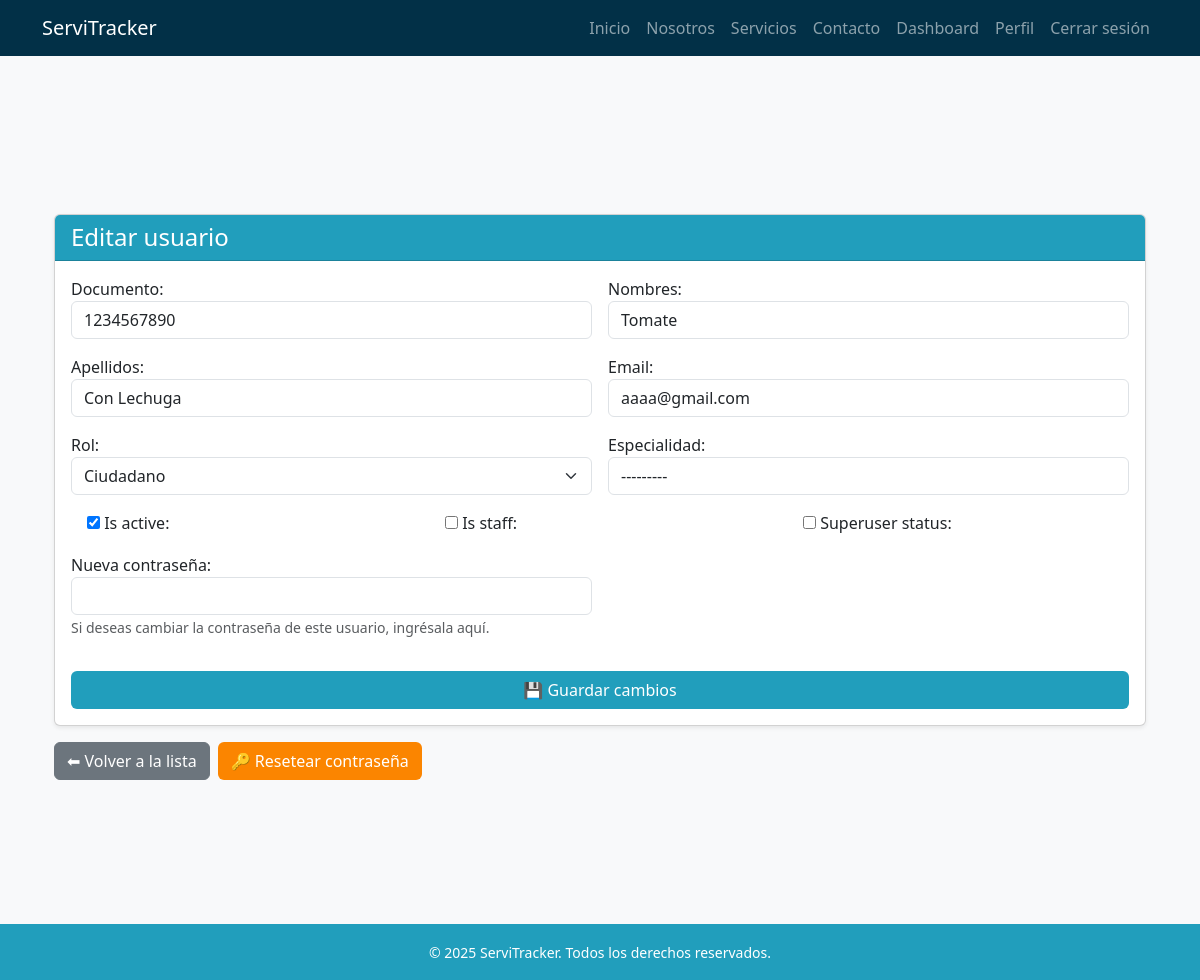
Screenshot of /usuarios/detalle/2/ (signed in) with the database file from the repository.
### usuarios/models.py (models this page shows, shortened)
class Usuario(AbstractBaseUser, PermissionsMixin):
    ROLES = [
        ("administrador", "Administrador"),
        ("agente", "Agente"),
        ("tecnico", "Técnico"),
        ("ciudadano", "Ciudadano"),
    ]
    documento = models.CharField(max_length=20, unique=True)
    email = models.EmailField(blank=True, null=True)
    nombres = models.CharField(max_length=100, blank=True, null=True)
    apellidos = models.CharField(max_length=100, blank=True, null=True)
    rol = models.CharField(max_length=20, choices=ROLES, default="ciudadano")
    especialidad = models.ForeignKey(Especialidad, on_delete=models.SET_NULL, null=True, blank=True)
    is_active = models.BooleanField(default=True)
    is_staff = models.BooleanField(default=False)
    date_joined = models.DateTimeField(auto_now_add=True)
    objects = UsuarioManager()
    USERNAME_FIELD = "documento"
    REQUIRED_FIELDS = []  # puedes agregar 'email' si quieres que sea obligatorio

### usuarios/views.py (the view)
# urls.py: path("detalle/<int:pk>/", views.detalle_usuario, name="detalle_usuario"),
@user_passes_test(lambda u: u.is_staff or u.rol == "administrador")
def detalle_usuario(request, pk):
    usuario = get_object_or_404(Usuario, pk=pk)
    if request.method == "POST":
        form = UsuarioChangeForm(request.POST, instance=usuario)
        if form.is_valid():
            nueva_contrasena = request.POST.get("nueva_contrasena")
            if nueva_contrasena:
                usuario.set_password(nueva_contrasena)
            form.save()
            return redirect("detalle_usuario", pk=usuario.pk)
    else:
        form = UsuarioChangeForm(instance=usuario)
    propiedades = []
    pqr_creados = []
    pqr_asignados = []
    if usuario.rol == "ciudadano":
        propiedades = Propiedad.objects.filter(usuario=usuario)
        pqr_creados = PQR.objects.filter(ciudadano=usuario)
    elif usuario.rol == "tecnico":
        pqr_asignados = PQR.objects.filter(tecnico=usuario)
    return render(request, "usuarios/detalle_usuario.html", {
        "usuario": usuario,
        "form": form,
        "propiedades": propiedades,
        "pqr_creados": pqr_creados,
        "pqr_asignados": pqr_asignados,
    })

### usuarios/forms.py (shortened to what this page needs)
class UsuarioChangeForm(forms.ModelForm):
    password = ReadOnlyPasswordHashField(label="Hash de contraseña", help_text="El hash actual de la contraseña.")
    nueva_contrasena = forms.CharField(
        label="Nueva contraseña",
        widget=forms.PasswordInput(attrs={'class': 'form-control'}),
        required=False,
        help_text="Si deseas cambiar la contraseña de este usuario, ingrésala aquí."
    )
    class Meta:
        model = Usuario
        fields = (
            "documento",
            "nombres",
            "apellidos",
            "email",
            "rol",
            "especialidad",
            "password",
            "is_active",
            "is_staff",
            "is_superuser",
        )

### templates/usuarios/detalle_usuario.html (shortened to what this page needs)
{% extends 'base.html' %}
{% load widget_tweaks %}
{% block content %}
<div class="container my-5">
    <div class="card shadow-sm">
        <div class="card-header bg-blue-mid text-white">
            <h4 class="mb-0">Editar usuario</h4>
        </div>
        <div class="card-body">
            <form method="post" class="row g-3">
                <div class="col-md-6">
                    {{ form.documento.label_tag }}
                    {{ form.documento|add_class:"form-control" }}
                </div>
                <div class="col-md-6">
                    {{ form.nombres.label_tag }}
                    {{ form.nombres|add_class:"form-control" }}
                </div>
                <div class="col-md-6">
                    {{ form.apellidos.label_tag }}
                    {{ form.apellidos|add_class:"form-control" }}
                </div>
                <div class="col-md-6">
                    {{ form.email.label_tag }}
                    {{ form.email|add_class:"form-control" }}
                </div>
                <div class="col-md-6">
                    {{ form.rol.label_tag }}
                    {{ form.rol|add_class:"form-select" }}
                </div>
                <div class="col-md-6">
                    {{ form.especialidad.label_tag }}
                    {{ form.especialidad|add_class:"form-control" }}
                </div>
                <div class="col-md-4 form-check">
                    {{ form.is_active }}
                    {{ form.is_active.label_tag }}
                </div>
                <div class="col-md-4 form-check">
                    {{ form.is_staff }}
                    {{ form.is_staff.label_tag }}
                </div>
                <div class="col-md-4 form-check">
                    {{ form.is_superuser }}
                    {{ form.is_superuser.label_tag }}
                </div>
                <div class="col-md-6">
                    {{ form.nueva_contrasena.label_tag }}
                    {{ form.nueva_contrasena|add_class:"form-control" }}
                    <small class="form-text text-muted">
                        Si deseas cambiar la contraseña de este usuario, ingrésala aquí.
                    </small>
                </div>
                <div class="col-12">
                    <button type="submit" class="btn btn-blue-mid w-100 mt-3">💾 Guardar cambios</button>
                </div>
            </form>
        </div>
    </div>
    <div class="mt-3 d-flex gap-2">
        <a href="{% url 'lista_usuarios' %}" class="btn btn-secondary">⬅ Volver a la lista</a>
        <a href="{% url 'resetear_contrasena_usuario' usuario.pk %}" class="btn btn-orange-dark">
            🔑 Resetear contraseña
        </a>
    </div>
</div>
{% endblock %}

### static/css/style.css (style rules this page uses)
:root { --blue-light: #8ecae6; --blue-mid: #219ebc; --blue-deep: #126782; --blue-dark: #023047; --yellow: #ffb703; --orange-light: #fd9e02; --orange-dark: #fb8500; }
.bg-blue-mid { background-color: var(--blue-mid); }
body { font-family: 'Segoe UI', sans-serif; background-color: #f8f9fa; padding-top: 70px; min-height: 100vh; display: flex; flex-direction: column; }
.btn-blue-mid { background-color: var(--blue-mid); color: white; }
.btn-orange-dark { background-color: var(--orange-dark); color: white; }

### rows the page displays
Usuario: documento "1234567890", nombres "Tomate", apellidos "Con Lechuga", email "aaaa@gmail.com", rol "Ciudadano", especialidad "---------", is_active "☑"
